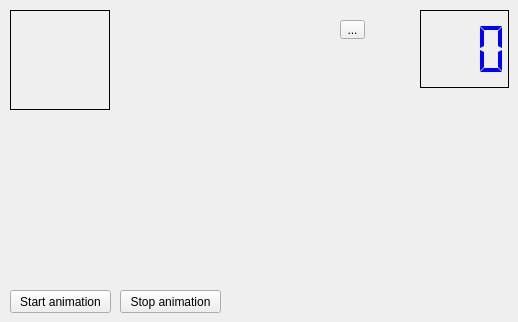
      <widget class="QWidget" name="tab_animation">
       <attribute name="title">
        <string>Animation</string>
       </attribute>
       <widget class="QPushButton" name="button_start_animation">
        <property name="geometry">
         <rect>
          <x>10</x>
          <y>290</y>
          <width>101</width>
          <height>23</height>
         </rect>
        </property>
        <property name="text">
         <string>Start animation</string>
        </property>
       </widget>
       <widget class="QFrame" name="frame">
        <property name="geometry">
         <rect>
          <x>10</x>
          <y>10</y>
          <width>100</width>
          <height>100</height>
         </rect>
        </property>
        <property name="palette">
         <palette>
          <active>
           <colorrole role="Button">
            <brush brushstyle="LinearGradientPattern">
             <gradient startx="0.000000000000000" starty="0.000000000000000" endx="1.000000000000000" endy="0.000000000000000" type="LinearGradient" spread="PadSpread" coordinatemode="ObjectBoundingMode">
              <gradientstop position="0.000000000000000">
               <color alpha="255">
                <red>85</red>
                <green>170</green>
                <blue>255</blue>
               </color>
              </gradientstop>
              <gradientstop position="1.000000000000000">
               <color alpha="255">
                <red>255</red>
                <green>255</green>
                <blue>255</blue>
               </color>
              </gradientstop>
             </gradient>
            </brush>
           </colorrole>
           <colorrole role="Base">
            <brush brushstyle="LinearGradientPattern">
             <gradient startx="0.000000000000000" starty="0.000000000000000" endx="1.000000000000000" endy="0.000000000000000" type="LinearGradient" spread="PadSpread" coordinatemode="ObjectBoundingMode">
              <gradientstop position="0.000000000000000">
               <color alpha="255">
                <red>85</red>
                <green>170</green>
                <blue>255</blue>
               </color>
              </gradientstop>
              <gradientstop position="1.000000000000000">
               <color alpha="255">
                <red>255</red>
                <green>255</green>
                <blue>255</blue>
               </color>
              </gradientstop>
             </gradient>
            </brush>
           </colorrole>
           <colorrole role="Window">
            <brush brushstyle="LinearGradientPattern">
             <gradient startx="0.000000000000000" starty="0.000000000000000" endx="1.000000000000000" endy="0.000000000000000" type="LinearGradient" spread="PadSpread" coordinatemode="ObjectBoundingMode">
              <gradientstop position="0.000000000000000">
               <color alpha="255">
                <red>85</red>
                <green>170</green>
                <blue>255</blue>
               </color>
              </gradientstop>
              <gradientstop position="1.000000000000000">
               <color alpha="255">
                <red>255</red>
                <green>255</green>
                <blue>255</blue>
               </color>
              </gradientstop>
             </gradient>
            </brush>
           </colorrole>
          </active>
          <inactive>
           <colorrole role="Button">
            <brush brushstyle="LinearGradientPattern">
             <gradient startx="0.000000000000000" starty="0.000000000000000" endx="1.000000000000000" endy="0.000000000000000" type="LinearGradient" spread="PadSpread" coordinatemode="ObjectBoundingMode">
              <gradientstop position="0.000000000000000">
               <color alpha="255">
                <red>85</red>
                <green>170</green>
                <blue>255</blue>
               </color>
              </gradientstop>
              <gradientstop position="1.000000000000000">
               <color alpha="255">
                <red>255</red>
                <green>255</green>
                <blue>255</blue>
               </color>
              </gradientstop>
             </gradient>
            </brush>
           </colorrole>
           <colorrole role="Base">
            <brush brushstyle="LinearGradientPattern">
             <gradient startx="0.000000000000000" starty="0.000000000000000" endx="1.000000000000000" endy="0.000000000000000" type="LinearGradient" spread="PadSpread" coordinatemode="ObjectBoundingMode">
              <gradientstop position="0.000000000000000">
               <color alpha="255">
                <red>85</red>
                <green>170</green>
                <blue>255</blue>
               </color>
              </gradientstop>
              <gradientstop position="1.000000000000000">
               <color alpha="255">
                <red>255</red>
                <green>255</green>
                <blue>255</blue>
               </color>
              </gradientstop>
             </gradient>
            </brush>
           </colorrole>
           <colorrole role="Window">
            <brush brushstyle="LinearGradientPattern">
             <gradient startx="0.000000000000000" starty="0.000000000000000" endx="1.000000000000000" endy="0.000000000000000" type="LinearGradient" spread="PadSpread" coordinatemode="ObjectBoundingMode">
              <gradientstop position="0.000000000000000">
               <color alpha="255">
                <red>85</red>
                <green>170</green>
                <blue>255</blue>
               </color>
              </gradientstop>
              <gradientstop position="1.000000000000000">
               <color alpha="255">
                <red>255</red>
                <green>255</green>
                <blue>255</blue>
               </color>
              </gradientstop>
             </gradient>
            </brush>
           </colorrole>
          </inactive>
          <disabled>
           <colorrole role="Button">
            <brush brushstyle="LinearGradientPattern">
             <gradient startx="0.000000000000000" starty="0.000000000000000" endx="1.000000000000000" endy="0.000000000000000" type="LinearGradient" spread="PadSpread" coordinatemode="ObjectBoundingMode">
              <gradientstop position="0.000000000000000">
               <color alpha="255">
                <red>85</red>
                <green>170</green>
                <blue>255</blue>
               </color>
              </gradientstop>
              <gradientstop position="1.000000000000000">
               <color alpha="255">
                <red>255</red>
                <green>255</green>
                <blue>255</blue>
               </color>
              </gradientstop>
             </gradient>
            </brush>
           </colorrole>
           <colorrole role="Base">
            <brush brushstyle="LinearGradientPattern">
             <gradient startx="0.000000000000000" starty="0.000000000000000" endx="1.000000000000000" endy="0.000000000000000" type="LinearGradient" spread="PadSpread" coordinatemode="ObjectBoundingMode">
              <gradientstop position="0.000000000000000">
               <color alpha="255">
                <red>85</red>
                <green>170</green>
                <blue>255</blue>
               </color>
              </gradientstop>
              <gradientstop position="1.000000000000000">
               <color alpha="255">
                <red>255</red>
                <green>255</green>
                <blue>255</blue>
               </color>
              </gradientstop>
             </gradient>
            </brush>
           </colorrole>
           <colorrole role="Window">
            <brush brushstyle="LinearGradientPattern">
             <gradient startx="0.000000000000000" starty="0.000000000000000" endx="1.000000000000000" endy="0.000000000000000" type="LinearGradient" spread="PadSpread" coordinatemode="ObjectBoundingMode">
              <gradientstop position="0.000000000000000">
               <color alpha="255">
                <red>85</red>
                <green>170</green>
                <blue>255</blue>
               </color>
              </gradientstop>
              <gradientstop position="1.000000000000000">
               <color alpha="255">
                <red>255</red>
                <green>255</green>
                <blue>255</blue>
               </color>
              </gradientstop>
             </gradient>
            </brush>
           </colorrole>
          </disabled>
         </palette>
        </property>
        <property name="autoFillBackground">
         <bool>false</bool>
        </property>
        <property name="frameShape">
         <enum>QFrame::StyledPanel</enum>
        </property>
        <property name="frameShadow">
         <enum>QFrame::Raised</enum>
        </property>
        <property name="lineWidth">
         <number>10</number>
        </property>
       </widget>
       <widget class="QLCDNumber" name="lcdNumber_animation">
        <property name="geometry">
         <rect>
          <x>420</x>
          <y>10</y>
          <width>89</width>
          <height>78</height>
         </rect>
        </property>
        <property name="palette">
         <palette>
          <active>
           <colorrole role="WindowText">
            <brush brushstyle="SolidPattern">
             <color alpha="255">
              <red>0</red>
              <green>0</green>
              <blue>255</blue>
             </color>
            </brush>
           </colorrole>
           <colorrole role="Button">
            <brush brushstyle="LinearGradientPattern">
             <gradient startx="0.000000000000000" starty="0.000000000000000" endx="1.000000000000000" endy="0.000000000000000" type="LinearGradient" spread="PadSpread" coordinatemode="ObjectBoundingMode">
              <gradientstop position="0.000000000000000">
               <color alpha="255">
                <red>85</red>
                <green>170</green>
                <blue>255</blue>
               </color>
              </gradientstop>
              <gradientstop position="1.000000000000000">
               <color alpha="255">
                <red>255</red>
                <green>255</green>
                <blue>255</blue>
               </color>
              </gradientstop>
             </gradient>
            </brush>
           </colorrole>
           <colorrole role="Base">
            <brush brushstyle="LinearGradientPattern">
             <gradient startx="0.000000000000000" starty="0.000000000000000" endx="1.000000000000000" endy="0.000000000000000" type="LinearGradient" spread="PadSpread" coordinatemode="ObjectBoundingMode">
              <gradientstop position="0.000000000000000">
               <color alpha="255">
                <red>85</red>
                <green>170</green>
                <blue>255</blue>
               </color>
              </gradientstop>
              <gradientstop position="1.000000000000000">
               <color alpha="255">
                <red>255</red>
                <green>255</green>
                <blue>255</blue>
               </color>
              </gradientstop>
             </gradient>
            </brush>
           </colorrole>
           <colorrole role="Window">
            <brush brushstyle="LinearGradientPattern">
             <gradient startx="0.000000000000000" starty="0.000000000000000" endx="1.000000000000000" endy="0.000000000000000" type="LinearGradient" spread="PadSpread" coordinatemode="ObjectBoundingMode">
              <gradientstop position="0.000000000000000">
               <color alpha="255">
                <red>85</red>
                <green>170</green>
                <blue>255</blue>
               </color>
              </gradientstop>
              <gradientstop position="1.000000000000000">
               <color alpha="255">
                <red>255</red>
                <green>255</green>
                <blue>255</blue>
               </color>
              </gradientstop>
             </gradient>
            </brush>
           </colorrole>
          </active>
          <inactive>
           <colorrole role="WindowText">
            <brush brushstyle="SolidPattern">
             <color alpha="255">
              <red>0</red>
              <green>0</green>
              <blue>255</blue>
             </color>
            </brush>
           </colorrole>
           <colorrole role="Button">
            <brush brushstyle="LinearGradientPattern">
             <gradient startx="0.000000000000000" starty="0.000000000000000" endx="1.000000000000000" endy="0.000000000000000" type="LinearGradient" spread="PadSpread" coordinatemode="ObjectBoundingMode">
              <gradientstop position="0.000000000000000">
               <color alpha="255">
                <red>85</red>
                <green>170</green>
                <blue>255</blue>
               </color>
              </gradientstop>
              <gradientstop position="1.000000000000000">
               <color alpha="255">
                <red>255</red>
                <green>255</green>
                <blue>255</blue>
               </color>
              </gradientstop>
             </gradient>
            </brush>
           </colorrole>
           <colorrole role="Base">
            <brush brushstyle="LinearGradientPattern">
             <gradient startx="0.000000000000000" starty="0.000000000000000" endx="1.000000000000000" endy="0.000000000000000" type="LinearGradient" spread="PadSpread" coordinatemode="ObjectBoundingMode">
              <gradientstop position="0.000000000000000">
               <color alpha="255">
                <red>85</red>
                <green>170</green>
                <blue>255</blue>
               </color>
              </gradientstop>
              <gradientstop position="1.000000000000000">
               <color alpha="255">
                <red>255</red>
                <green>255</green>
                <blue>255</blue>
               </color>
              </gradientstop>
             </gradient>
            </brush>
           </colorrole>
           <colorrole role="Window">
            <brush brushstyle="LinearGradientPattern">
             <gradient startx="0.000000000000000" starty="0.000000000000000" endx="1.000000000000000" endy="0.000000000000000" type="LinearGradient" spread="PadSpread" coordinatemode="ObjectBoundingMode">
              <gradientstop position="0.000000000000000">
               <color alpha="255">
                <red>85</red>
                <green>170</green>
                <blue>255</blue>
               </color>
              </gradientstop>
              <gradientstop position="1.000000000000000">
               <color alpha="255">
                <red>255</red>
                <green>255</green>
                <blue>255</blue>
               </color>
              </gradientstop>
             </gradient>
            </brush>
           </colorrole>
          </inactive>
          <disabled>
           <colorrole role="WindowText">
            <brush brushstyle="SolidPattern">
             <color alpha="255">
              <red>120</red>
              <green>120</green>
              <blue>120</blue>
             </color>
            </brush>
           </colorrole>
           <colorrole role="Button">
            <brush brushstyle="LinearGradientPattern">
             <gradient startx="0.000000000000000" starty="0.000000000000000" endx="1.000000000000000" endy="0.000000000000000" type="LinearGradient" spread="PadSpread" coordinatemode="ObjectBoundingMode">
              <gradientstop position="0.000000000000000">
               <color alpha="255">
                <red>85</red>
                <green>170</green>
                <blue>255</blue>
               </color>
              </gradientstop>
              <gradientstop position="1.000000000000000">
               <color alpha="255">
                <red>255</red>
                <green>255</green>
                <blue>255</blue>
               </color>
              </gradientstop>
             </gradient>
            </brush>
           </colorrole>
           <colorrole role="Base">
            <brush brushstyle="LinearGradientPattern">
             <gradient startx="0.000000000000000" starty="0.000000000000000" endx="1.000000000000000" endy="0.000000000000000" type="LinearGradient" spread="PadSpread" coordinatemode="ObjectBoundingMode">
              <gradientstop position="0.000000000000000">
               <color alpha="255">
                <red>85</red>
                <green>170</green>
                <blue>255</blue>
               </color>
              </gradientstop>
              <gradientstop position="1.000000000000000">
               <color alpha="255">
                <red>255</red>
                <green>255</green>
                <blue>255</blue>
               </color>
              </gradientstop>
             </gradient>
            </brush>
           </colorrole>
           <colorrole role="Window">
            <brush brushstyle="LinearGradientPattern">
             <gradient startx="0.000000000000000" starty="0.000000000000000" endx="1.000000000000000" endy="0.000000000000000" type="LinearGradient" spread="PadSpread" coordinatemode="ObjectBoundingMode">
              <gradientstop position="0.000000000000000">
               <color alpha="255">
                <red>85</red>
                <green>170</green>
                <blue>255</blue>
               </color>
              </gradientstop>
              <gradientstop position="1.000000000000000">
               <color alpha="255">
                <red>255</red>
                <green>255</green>
                <blue>255</blue>
               </color>
              </gradientstop>
             </gradient>
            </brush>
           </colorrole>
          </disabled>
         </palette>
        </property>
        <property name="frameShape">
         <enum>QFrame::StyledPanel</enum>
        </property>
        <property name="digitCount">
         <number>3</number>
        </property>
        <property name="mode">
         <enum>QLCDNumber::Dec</enum>
        </property>
        <property name="segmentStyle">
         <enum>QLCDNumber::Flat</enum>
        </property>
       </widget>
       <widget class="QPushButton" name="button_stop_animation">
        <property name="geometry">
         <rect>
          <x>120</x>
          <y>290</y>
          <width>101</width>
          <height>23</height>
         </rect>
        </property>
        <property name="text">
         <string>Stop animation</string>
        </property>
       </widget>
       <widget class="QToolButton" name="toolButton">
        <property name="geometry">
         <rect>
          <x>340</x>
          <y>20</y>
          <width>25</width>
          <height>19</height>
         </rect>
        </property>
        <property name="text">
         <string>...</string>
        </property>
       </widget>
      </widget>
